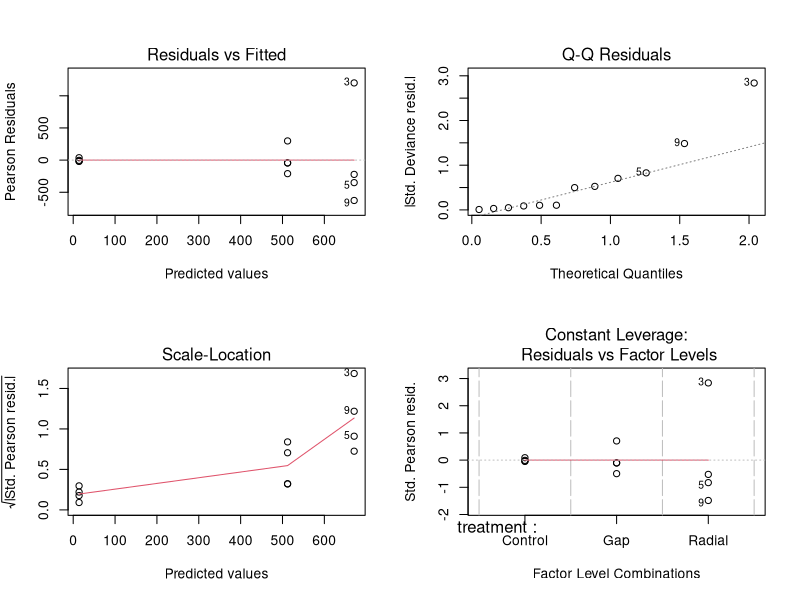
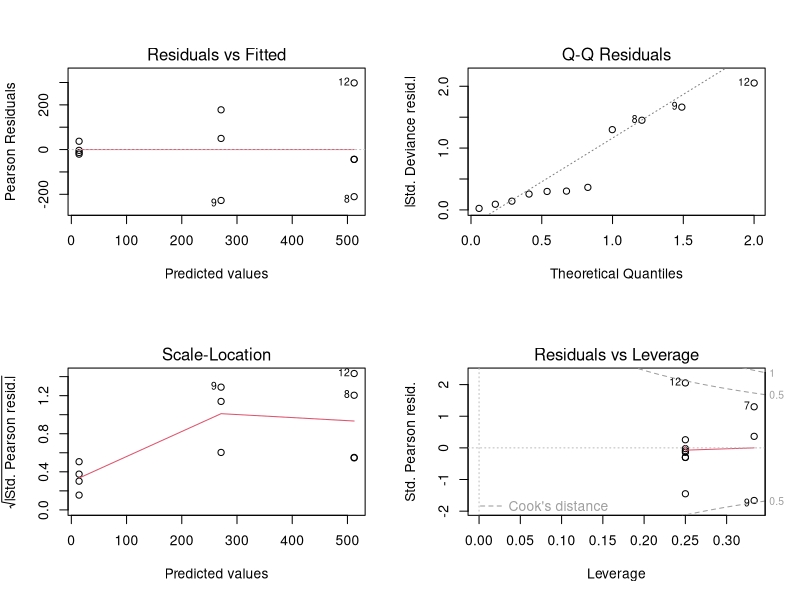
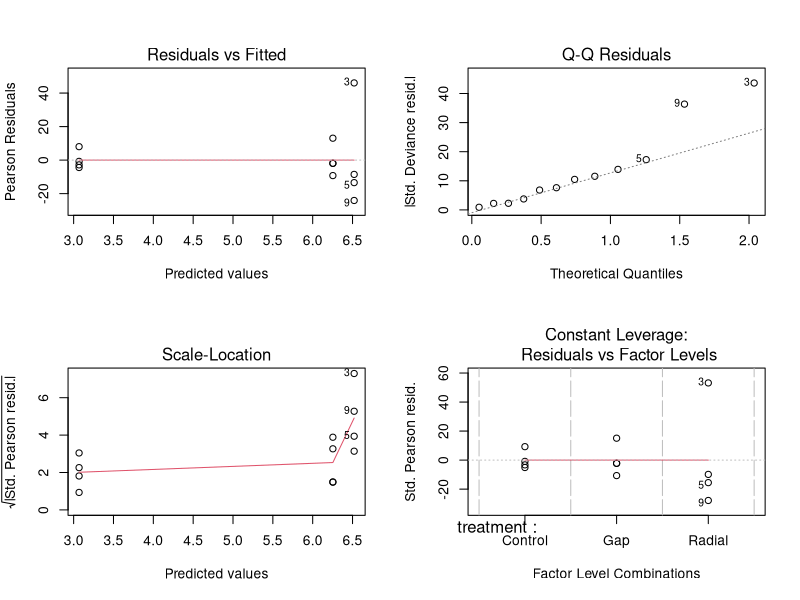
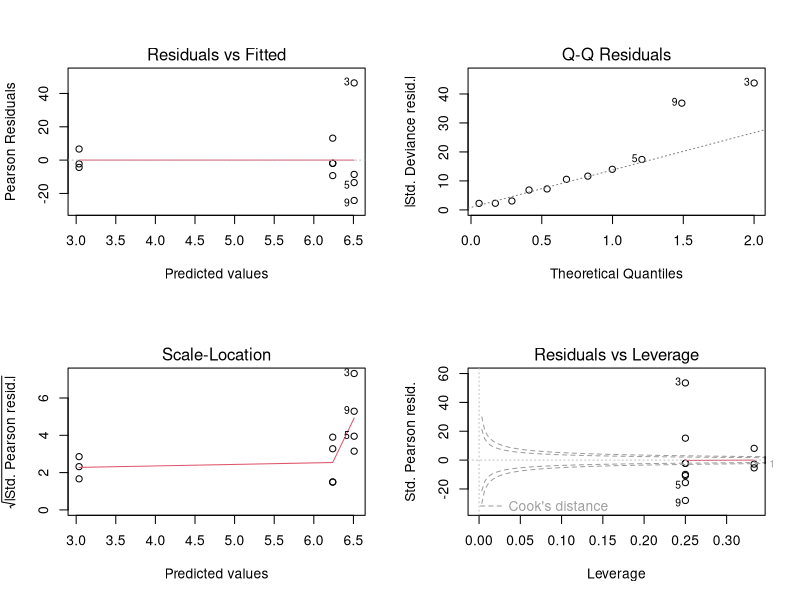
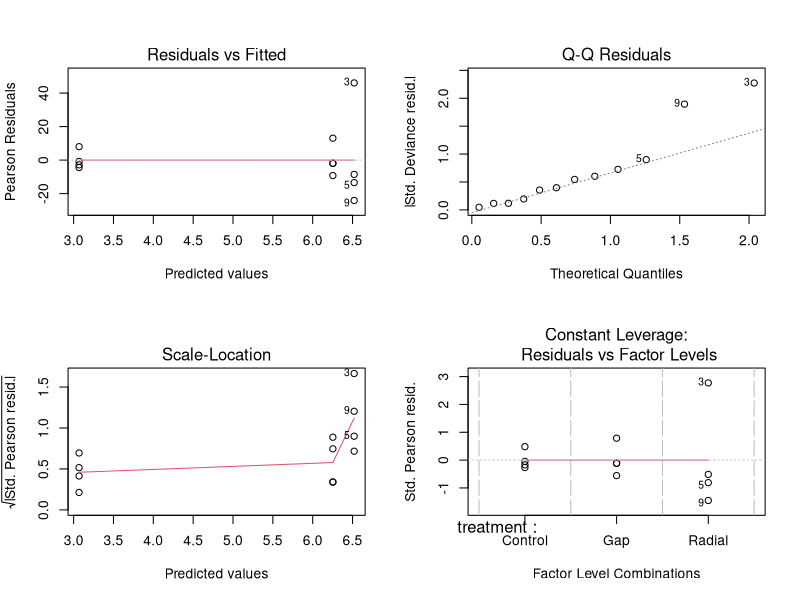
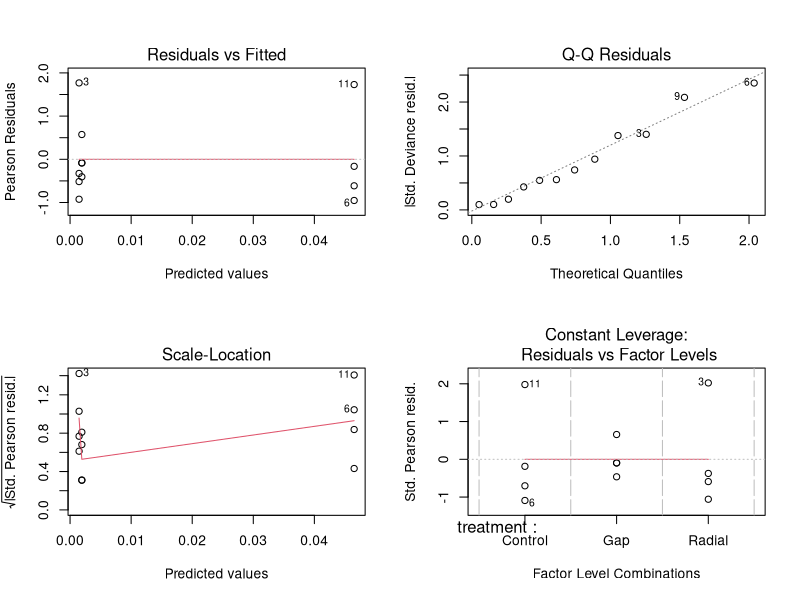
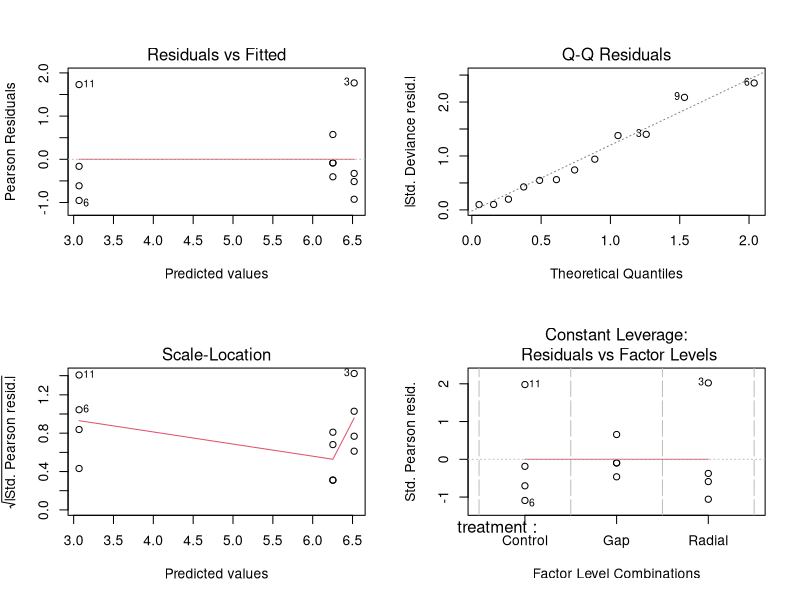

Write R code to recreate these figures, in order. (Note: this script raises an error after producing the figures.)
## ---- chunk 1
knitr::opts_chunk$set(echo = TRUE)
setwd("~/Desktop/capstone/analysis/Juan")

CWDdata = read.csv("output.csv")
CWDdata[is.na(CWDdata)] <- 0
CWDdata$difference = CWDdata$year.6 - CWDdata$year.0
## ---- chunk 2
# model using gaussian
model = glm(difference ~ treatment, family = gaussian, data = CWDdata)
summary(model)

par(mfrow = c(2,2))
plot(model)
## ---- chunk 3
CWDdatarm3 = CWDdata[-c(3),]
CWDdatarm6 = CWDdata[-c(6),]
CWDdata["abs_diff"] = CWDdata["difference"] + abs(min(CWDdata["difference"])) + 1
## ---- chunk 4
#guassian model + plot3 removed
modelrm = glm(difference ~ treatment , family = gaussian, data = CWDdatarm3)
summary(modelrm)

par(mfrow = c(2,2))
plot(modelrm)
# the plot here shows that the plot 3, 5, 9 are always outliers, but all of 
# them are from the radial treatment
## ---- chunk 5
# model using poisson + abs_diff
model0 = glm(abs_diff ~ treatment, family = poisson, data = CWDdata)
summary(model0)

par(mfrow = c(2,2))
plot(model0)

## ---- chunk 6
# model using poisson + difference
model1 = glm(difference ~ treatment, family = poisson, data = CWDdatarm6)
summary(model1)

par(mfrow = c(2,2))
plot(model1)
## ---- chunk 7
## quasipoisson + diff
model2 = glm(abs_diff ~ treatment, family = quasipoisson, data = CWDdata)
summary(model2)

par(mfrow = c(2,2))
plot(model2)
## ---- chunk 8
## Gamma + abs_diff + inverse
model3 = glm(abs_diff ~ treatment, family = Gamma(link = "inverse"), data = CWDdata)
summary(model3)

par(mfrow = c(2,2))
plot(model3)
## ---- chunk 9
## Gamma + abs_diff + log
model5 = glm(abs_diff ~ treatment, family = Gamma(link = "log"), data = CWDdata)
summary(model5)

par(mfrow = c(2,2))
plot(model5)
## ---- chunk 10
## Gamma + abs_diff + log
model6 = glm(abs_diff ~ treatment, family = Gamma(link = "log"), data = CWDdatarm3)
summary(model6)

par(mfrow = c(2,2))
plot(model6)
